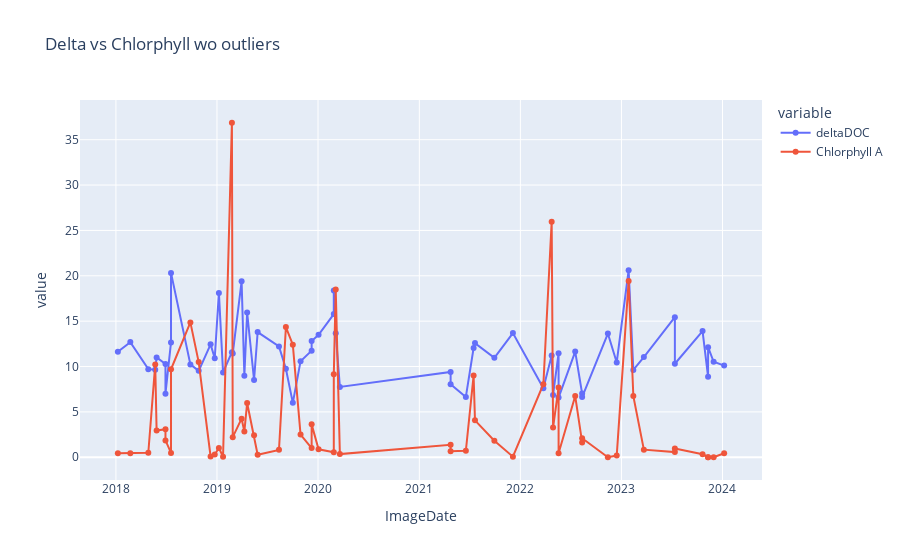

Notebook code cell kept with this figure:
### Code cell
fig = px.line(result_N_O, x="ImageDate", y=["deltaDOC","Chlorphyll A"], markers=True,title="Delta vs Chlorphyll wo outliers")
fig.show()
